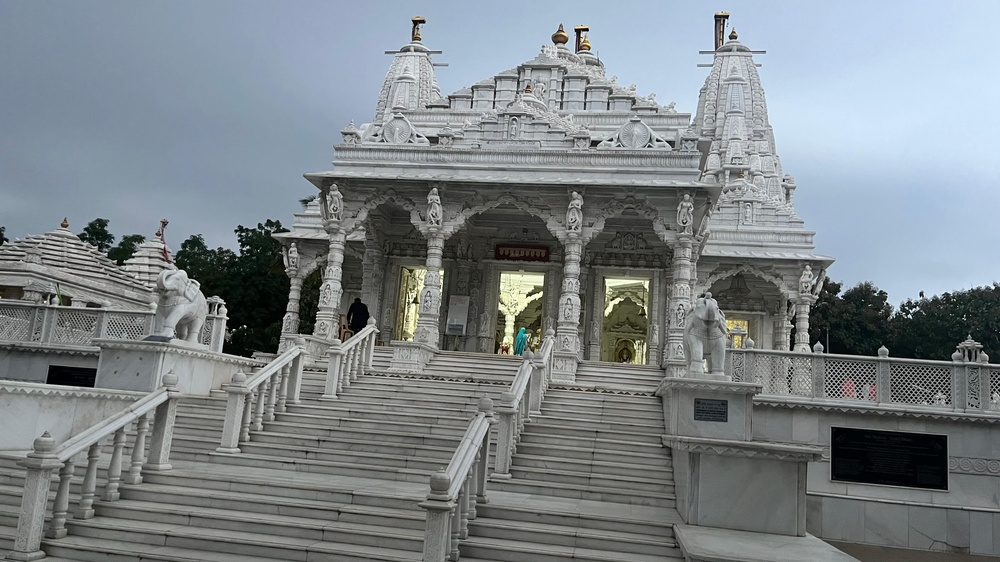
#> input picture AI/image/IMG-20240805-WA0030.jpg, 1000 x 562 px, shrunk from 4032 x 2268 before the run
$ python -i gan.py   (imports and definitions only)
#> lines starting #> are read from the running program, lines starting #| are printed output that depends on the picture
import json
import numpy as np
from PIL import Image
from io import BytesIO


def load_image(image_data):

    if isinstance(image_data, bytes):
        img = Image.open(BytesIO(image_data))
    elif isinstance(image_data, str):
        img = Image.open(image_data)
    else:
        raise ValueError("Unsupported image input")

    img = img.convert("L")
    img = np.array(img).astype(np.float32) / 255.0
    return img


# -----------------------------
# SIMPLE PEAK DETECTOR
# -----------------------------

# [112 lines left out: functions find_peaks, extract_patches, checkerboard_score_patch, detect_gan_checkerboard, radial_profile, diffusion_artifacts, not called in this run]


# -----------------------------
# MAIN PIPELINE
# -----------------------------

def detect_gan_diffusion_artifacts(image_data):

    img = load_image(image_data)

    gan = detect_gan_checkerboard(img)
    diffusion = diffusion_artifacts(img)

    return {
        "gan_checkerboard_artifacts": gan,
        "diffusion_sampling_artifacts": diffusion
    }


# [4 lines left out: function process, not called in this run]

>>> import cv2
>>> picture = cv2.imread('IMG-20240805-WA0030.jpg', cv2.IMREAD_GRAYSCALE)
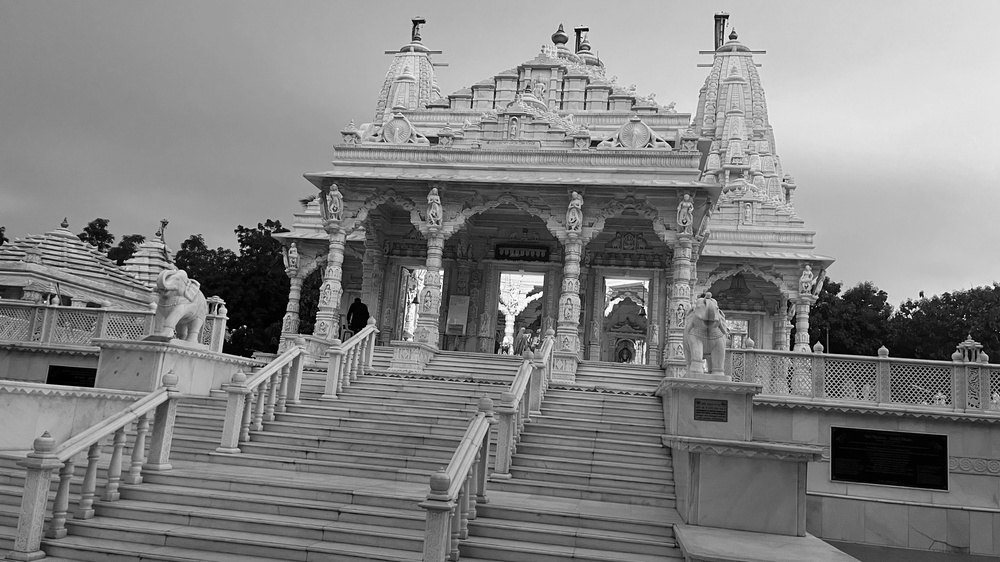
#> picture: shape (562, 1000); min 0, max 255, mean 130.6
#> (the run stopped early here; a loop or call above may not have finished)

$ run again, on AI/image/PassPort2.jpeg
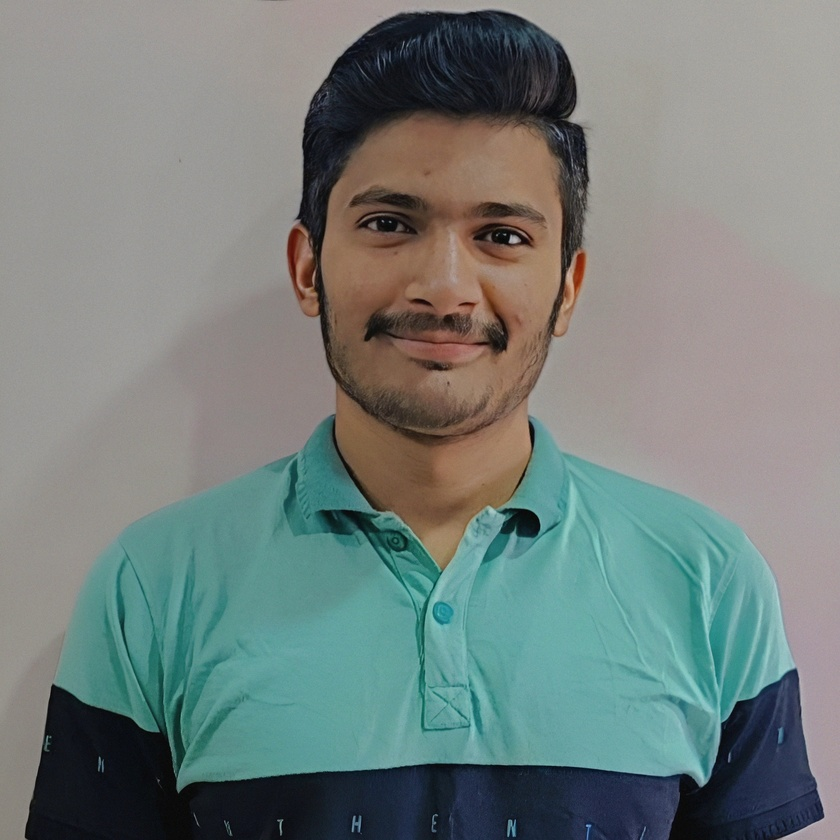
#> input picture AI/image/PassPort2.jpeg, 840 x 840 px, shrunk from 2048 x 2048 before the run
#> `picture = cv2.imread('IMG-20240805-WA0030.jpg', cv2.IMREAD_GRAYSCALE)`:
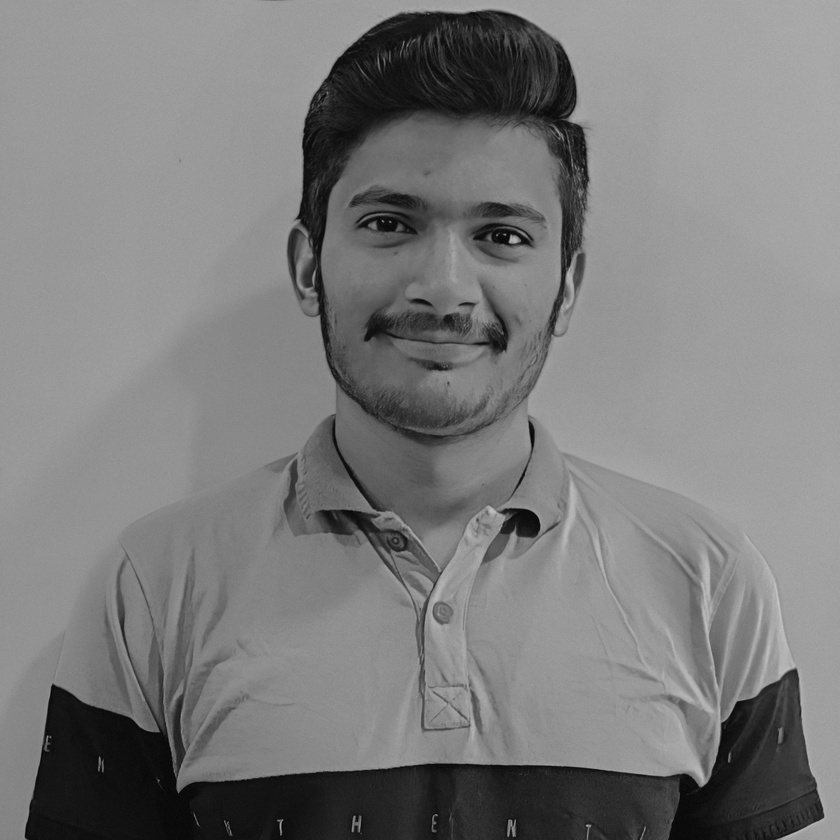
#> picture: shape (840, 840); min 2, max 202, mean 124.2
